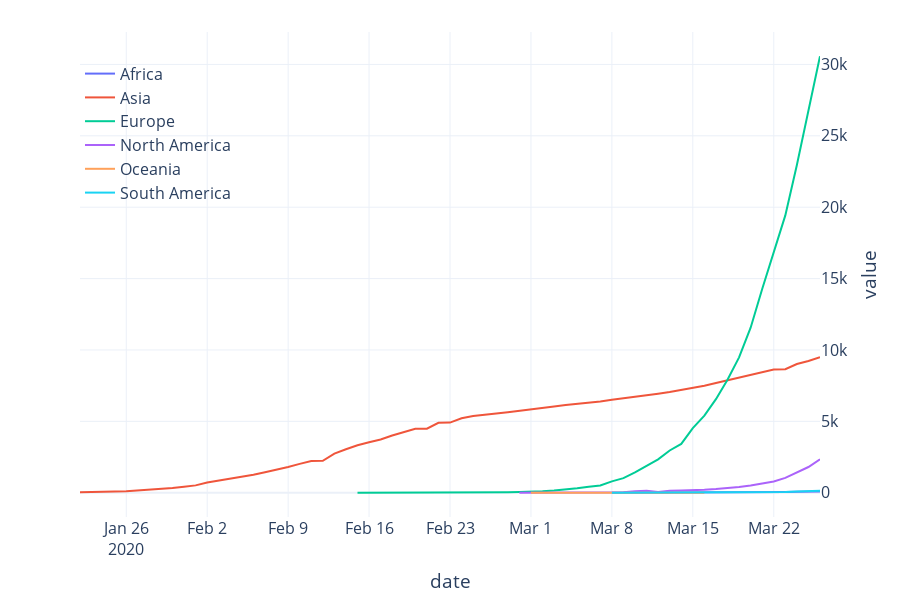

Notebook source saved alongside this figure:
### Code cell
# or simply
plot_interactive_df(deaths)
